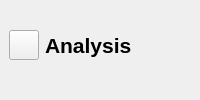
                  <widget class="QWidget" name="headerFrame_3" native="true">
                   <layout class="QHBoxLayout" name="horizontalLayout_30">
                    <property name="spacing">
                     <number>0</number>
                    </property>
                    <property name="leftMargin">
                     <number>0</number>
                    </property>
                    <property name="topMargin">
                     <number>0</number>
                    </property>
                    <property name="rightMargin">
                     <number>0</number>
                    </property>
                    <property name="bottomMargin">
                     <number>10</number>
                    </property>
                    <item>
                     <widget class="QWidget" name="mainMenuButton_3" native="true">
                      <layout class="QHBoxLayout" name="horizontalLayout_31">
                       <item>
                        <widget class="QPushButton" name="menuButton_3">
                         <property name="minimumSize">
                          <size>
                           <width>30</width>
                           <height>30</height>
                          </size>
                         </property>
                         <property name="maximumSize">
                          <size>
                           <width>30</width>
                           <height>30</height>
                          </size>
                         </property>
                         <property name="sizeIncrement">
                          <size>
                           <width>10</width>
                           <height>10</height>
                          </size>
                         </property>
                         <property name="styleSheet">
                          <string notr="true">image: url(:/icons/assets/icons/align-justify.svg);
magin-left: 3px</string>
                         </property>
                         <property name="text">
                          <string/>
                         </property>
                         <property name="iconSize">
                          <size>
                           <width>18</width>
                           <height>18</height>
                          </size>
                         </property>
                         <property name="checkable">
                          <bool>true</bool>
                         </property>
                        </widget>
                       </item>
                       <item>
                        <widget class="QLabel" name="homeHeader_3">
                         <property name="font">
                          <font>
                           <pointsize>16</pointsize>
                           <bold>true</bold>
                          </font>
                         </property>
                         <property name="text">
                          <string>Analysis</string>
                         </property>
                        </widget>
                       </item>
                      </layout>
                     </widget>
                    </item>
                    <item>
                     <widget class="QWidget" name="mainSearchFrame_3" native="true">
                      <layout class="QHBoxLayout" name="horizontalLayout_32"/>
                     </widget>
                    </item>
                    <item>
                     <widget class="QWidget" name="mainAccountFrame_3" native="true">
                      <layout class="QHBoxLayout" name="horizontalLayout_34">
                       <property name="spacing">
                        <number>0</number>
                       </property>
                       <property name="leftMargin">
                        <number>0</number>
                       </property>
                       <property name="topMargin">
                        <number>0</number>
                       </property>
                       <property name="rightMargin">
                        <number>0</number>
                       </property>
                       <property name="bottomMargin">
                        <number>0</number>
                       </property>
                      </layout>
                     </widget>
                    </item>
                   </layout>
                  </widget>
